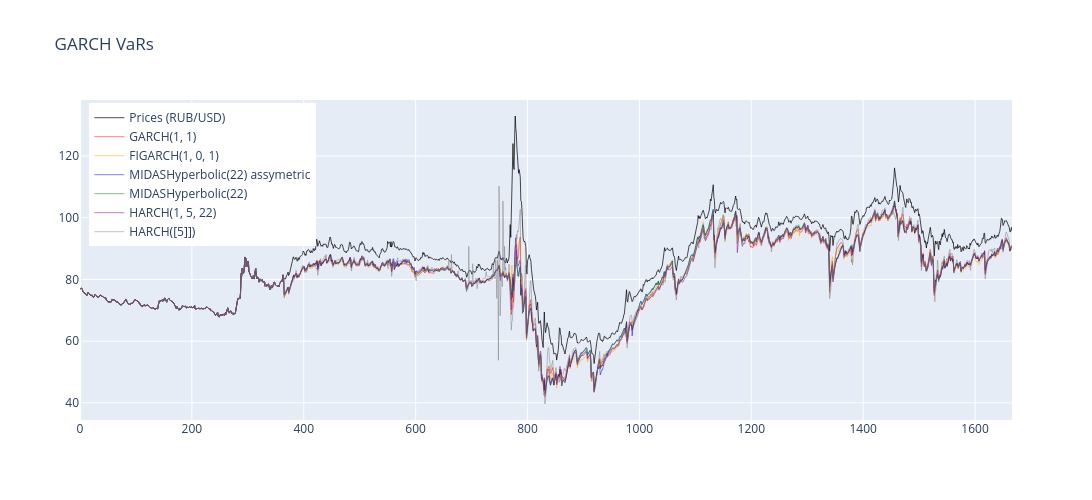

Write notebook code for a chart like this one.
### Code cell
import plotly.graph_objects as go

# Create figure
fig = go.Figure()

# Add the returns line (scaled)
fig.add_trace(go.Scatter(
    x=np.arange(len(prices_usd)),
    y= prices_usd,
    mode='lines',
    name='Prices (RUB/USD)',
    line=dict(color='black', width=1),
    opacity=0.7
))

# Add GARCH(1,1)
fig.add_trace(go.Scatter(
    x=np.arange(len(prices_usd)),
    y=turn_var_into_real_terms(_norm_vars, prices_usd),
    mode='lines',
    line=dict(color='red', width=0.5),
    name='GARCH(1, 1)'
))

fig.add_trace(go.Scatter(
    x=np.arange(len(prices_usd)),
    y=turn_var_into_real_terms(_figarch_vars, prices_usd),
    mode='lines',
    line=dict(color='orange', width=0.5),
    name='FIGARCH(1, 0, 1)'
))

fig.add_trace(go.Scatter(
    x=np.arange(len(prices_usd)),
    y=turn_var_into_real_terms(_midas_22_asym_vars, prices_usd),
    mode='lines',
    line=dict(color='blue', width=0.5),
    name='MIDASHyperbolic(22) assymetric'
))

fig.add_trace(go.Scatter(
    x=np.arange(len(prices_usd)),
    y=turn_var_into_real_terms(_midas_22_vars, prices_usd),
    mode='lines',
    line=dict(color='green', width=0.5),
    name='MIDASHyperbolic(22)'
))

# Add Student's t CI (filled area)
fig.add_trace(go.Scatter(
    x=np.arange(len(prices_usd)),
    y=turn_var_into_real_terms(_harch_1_5_22_vars, prices_usd),
    mode='lines',
    line=dict(color='purple', width=0.5),
    name='HARCH(1, 5, 22)'
))

fig.add_trace(go.Scatter(
    x=np.arange(len(prices_usd)),
    y=turn_var_into_real_terms(_harch5_vars, prices_usd),
    mode='lines',
    line=dict(color='grey', width=0.5),
    name='HARCH([5]])'
))

# Update layout
fig.update_layout(
    title=f'GARCH VaRs',
    width=1200,
    height=500,
    hovermode='x unified',
    legend=dict(
        yanchor="top",
        y=0.99,
        xanchor="left",
        x=0.01
    )
)

fig.show()

### Figure 1 — Plotly figure (JSON) as saved in the notebook; plotly's stock layout.template omitted (floating-point values rounded to 4 significant figures; data arrays with more than 128 entries replaced by an {"elided": "..."} marker saying what was removed)
{"data": [{"line": {"color": "black", "width": 1}, "mode": "lines", "name": "Prices (RUB/USD)", "opacity": 0.7, "type": "scatter", "x": {"elided": "1667 int values"}, "y": {"elided": "1667 float values"}}, {"line": {"color": "red", "width": 0.5}, "mode": "lines", "name": "GARCH(1, 1)", "type": "scatter", "x": {"elided": "1667 int values"}, "y": {"elided": "1666 float values"}}, {"line": {"color": "orange", "width": 0.5}, "mode": "lines", "name": "FIGARCH(1, 0, 1)", "type": "scatter", "x": {"elided": "1667 int values"}, "y": {"elided": "1666 float values"}}, {"line": {"color": "blue", "width": 0.5}, "mode": "lines", "name": "MIDASHyperbolic(22) assymetric", "type": "scatter", "x": {"elided": "1667 int values"}, "y": {"elided": "1666 float values"}}, {"line": {"color": "green", "width": 0.5}, "mode": "lines", "name": "MIDASHyperbolic(22)", "type": "scatter", "x": {"elided": "1667 int values"}, "y": {"elided": "1666 float values"}}, {"line": {"color": "purple", "width": 0.5}, "mode": "lines", "name": "HARCH(1, 5, 22)", "type": "scatter", "x": {"elided": "1667 int values"}, "y": {"elided": "1666 float values"}}, {"line": {"color": "grey", "width": 0.5}, "mode": "lines", "name": "HARCH([5]])", "type": "scatter", "x": {"elided": "1667 int values"}, "y": {"elided": "1666 float values"}}], "layout": {"height": 500, "hovermode": "x unified", "legend": {"x": 0.01, "xanchor": "left", "y": 0.99, "yanchor": "top"}, "title": {"text": "GARCH VaRs"}, "width": 1200}}
